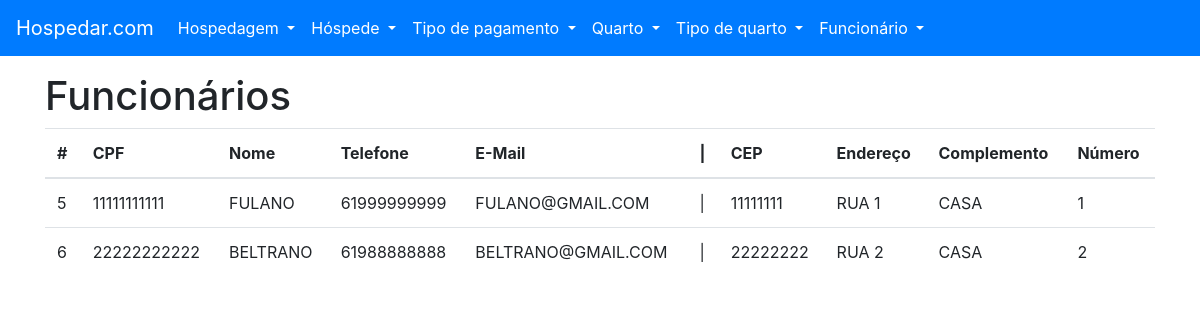
The page /funcionario/listar on the database as committed earlier.
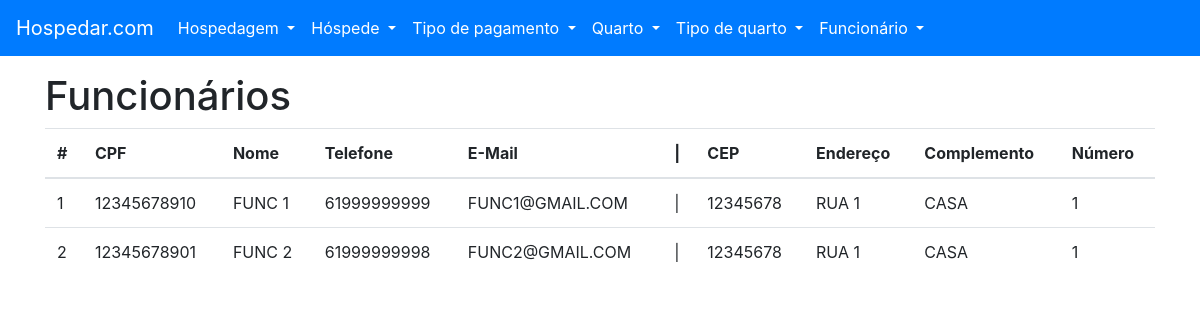
The same page on the database as committed later.
### tables this page shows
CREATE TABLE "FUNCIONARIO" (
	"ID_FUNCIONARIO" INTEGER NOT NULL PRIMARY KEY AUTOINCREMENT UNIQUE,
	"NU_CPF" CHAR(11) NOT NULL UNIQUE,
	"NO_FUNCIONARIO" VARCHAR(64) NOT NULL,
	"NU_TELEFONE" CHAR(11) NOT NULL UNIQUE,
	"NO_EMAIL" VARCHAR(32) NOT NULL UNIQUE,
	"ID_ENDERECO" INTEGER NOT NULL,

	FOREIGN KEY ("ID_ENDERECO") REFERENCES "ENDERECO" ("ID_ENDERECO")
);

CREATE TABLE "ENDERECO" (
	"ID_ENDERECO" INTEGER NOT NULL PRIMARY KEY AUTOINCREMENT UNIQUE,
	"NU_CEP" CHAR(8) NOT NULL,
	"NO_ENDERECO" VARCHAR(64) NOT NULL,
	"NO_COMPLEMENTO" VARCHAR(32) NOT NULL,
	"NU_NUMERO" INTEGER NOT NULL
);

### project/backend/funcionario/views.py (the view)
def listar():
    with FuncionarioEnderecoView(DATABASE_URL) as db:
        funcionarios = db.select_all()
    return render_template('funcionario-listar.html', funcionarios=funcionarios)

### project/backend/main/models.py (called while the page is built)
    def __enter__(self):
        self.open()
        return self

    def __exit__(self, exc_type, exc_val, exc_tb):
        self.close()

    @property
    def cursor(self):
        return self._cursor

    def open(self):
        self._connection = sqlite3.connect(self.url)
        self._cursor = self._connection.cursor()

    def close(self):
        self._connection.close()

    def cursor_to_dict(self, cursors: Iterable):
        return [dict(zip(self.__tablecolumns__, cursor)) for cursor in cursors]

    def select_all(self):
        if self._connection:
            return self.cursor_to_dict(self.cursor.execute(f'SELECT * FROM "{self.__tablename__}" ;'))
        raise ProgrammingError('ProgrammingError: Cannot operate on a closed database.')

### project/frontend/templates/funcionario-listar.html (shortened to what this page needs)
{% extends 'base.html' %}
{% from 'macros.html' import flash %}
{% block content %}
    <h1>Funcionários</h1>
    <table class="table">
        <thead>
        <tr>
            <th scope="col">#</th>
            <th scope="col">CPF</th>
            <th scope="col">Nome</th>
            <th scope="col">Telefone</th>
            <th scope="col">E-Mail</th>
            <th scope="col"> | </th>
            <th scope="col">CEP</th>
            <th scope="col">Endereço</th>
            <th scope="col">Complemento</th>
            <th scope="col">Número</th>
        </tr>
        </thead>
        <tbody>
        {% for funcionario in funcionarios %}
            <tr>
                <td scope="row">{{ funcionario['ID_FUNCIONARIO'] }}</td>
                <td>{{ funcionario['NU_CPF'] }}</td>
                <td>{{ funcionario['NO_FUNCIONARIO'] }}</td>
                <td>{{ funcionario['NU_TELEFONE'] }}</td>
                <td>{{ funcionario['NO_EMAIL'] }}</td>
                <td> | </td>
                <td>{{ funcionario['NU_CEP'] }}</td>
                <td>{{ funcionario['NO_ENDERECO'] }}</td>
                <td>{{ funcionario['NO_COMPLEMENTO'] }}</td>
                <td>{{ funcionario['NU_NUMERO'] }}</td>
            </tr>
        {% endfor %}
        </tbody>
    </table>
{% endblock content%}

### project/frontend/templates/base.html (shortened to what this page needs)
<!DOCTYPE html>
<html lang="pt">
<head>
    <link rel="stylesheet" href="https://maxcdn.bootstrapcdn.com/bootstrap/4.0.0/css/bootstrap.min.css">
</head>
<body>
    <nav class="navbar navbar-expand-md navbar-light bg-primary">
        <a class="navbar-brand text-white" href="{{ url_for('main.home') }}">Hospedar.com</a>
        <div class="collapse navbar-collapse" id="navbarSupportedContent">
            <ul class="navbar-nav mr-auto">
                <li class="nav-item dropdown">
                    <a class="nav-link dropdown-toggle text-white" href="#" role="button" data-toggle="dropdown" aria-haspopup="true" aria-expanded="false">
                        Hospedagem
                    </a>
                </li>
                <li class="nav-item dropdown">
                    <a class="nav-link dropdown-toggle text-white" href="#" role="button" data-toggle="dropdown" aria-haspopup="true" aria-expanded="false">
                        Hóspede
                    </a>
                </li>
                <li class="nav-item dropdown">
                    <a class="nav-link dropdown-toggle text-white" href="#" role="button" data-toggle="dropdown" aria-haspopup="true" aria-expanded="false">
                        Tipo de pagamento
                    </a>
                </li>
                <li class="nav-item dropdown">
                    <a class="nav-link dropdown-toggle text-white" href="#" role="button" data-toggle="dropdown" aria-haspopup="true" aria-expanded="false">
                        Quarto
                    </a>
                </li>
                <li class="nav-item dropdown">
                    <a class="nav-link dropdown-toggle text-white" href="#" role="button" data-toggle="dropdown" aria-haspopup="true" aria-expanded="false">
                        Tipo de quarto
                    </a>
                </li>
                <li class="nav-item dropdown">
                    <a class="nav-link dropdown-toggle text-white" href="#" role="button" data-toggle="dropdown" aria-haspopup="true" aria-expanded="false">
                        Funcionário
                    </a>
                </li>
            </ul>
        </div>
    </nav>
    <div class="container mt-3">
        {% block content %} {% endblock content %}
    </div>
</body>
</html>

Rows that differ between the two databases and show on the page:
removed FUNCIONARIO: ID_FUNCIONARIO "5", NU_CPF "11111111111", NO_FUNCIONARIO "FULANO", NU_TELEFONE "61999999999", NO_EMAIL "FULANO@GMAIL.COM", NU_CEP "11111111", NO_ENDERECO "RUA 1", NO_COMPLEMENTO "CASA", NU_NUMERO "1"
removed FUNCIONARIO: ID_FUNCIONARIO "6", NU_CPF "22222222222", NO_FUNCIONARIO "BELTRANO", NU_TELEFONE "61988888888", NO_EMAIL "BELTRANO@GMAIL.COM", NU_CEP "22222222", NO_ENDERECO "RUA 2", NO_COMPLEMENTO "CASA", NU_NUMERO "2"
added FUNCIONARIO: ID_FUNCIONARIO "1", NU_CPF "12345678910", NO_FUNCIONARIO "FUNC 1", NU_TELEFONE "61999999999", NO_EMAIL "FUNC1@GMAIL.COM", NU_CEP "12345678", NO_ENDERECO "RUA 1", NO_COMPLEMENTO "CASA", NU_NUMERO "1"
added FUNCIONARIO: ID_FUNCIONARIO "2", NU_CPF "12345678901", NO_FUNCIONARIO "FUNC 2", NU_TELEFONE "61999999998", NO_EMAIL "FUNC2@GMAIL.COM", NU_CEP "12345678", NO_ENDERECO "RUA 1", NO_COMPLEMENTO "CASA", NU_NUMERO "1"
